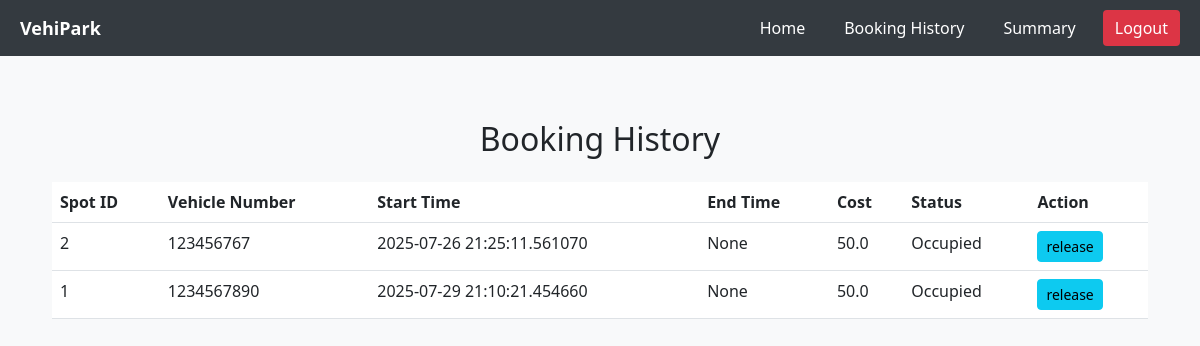
The app's page /history (signed in), older data.
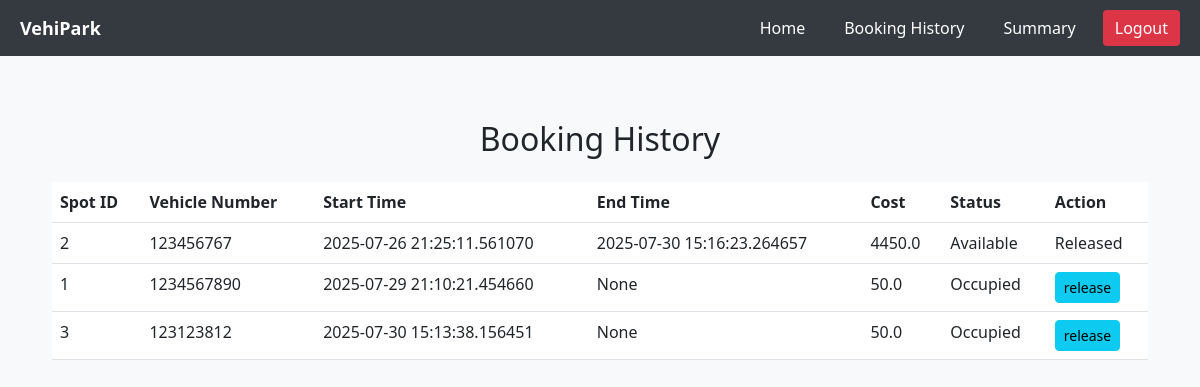
The same page, newer data.
### app.py (models this page shows)
class Booking(db.Model):
    __tablename__ = "booking"
    id = db.Column(db.Integer, primary_key=True)
    user_id = db.Column(db.Integer, db.ForeignKey("user.id"), nullable=False)
    spot_id = db.Column(db.Integer, db.ForeignKey("parkingSpot.id"), nullable=False)
    vehicle_number = db.Column(db.String(20), nullable=False)
    start_time = db.Column(db.DateTime, nullable=False)
    end_time = db.Column(db.DateTime, nullable=True)
    status = db.Column(db.String(20), nullable=False, default="O")
    parking_cost = db.Column(db.Float, nullable=False)
    user = db.relationship("User", back_populates="bookings")
    spot = db.relationship("parkingSpot", back_populates="bookings")

### app.py (the view)
@app.route("/history", methods=["GET", "POST"])
def history():
    if "username" not in session:
        return redirect(url_for("login"))
    bookings = Booking.query.filter_by(user_id=session["user_id"]).all()
    return render_template("booking_history.html", bookings=bookings)

### templates/booking_history.html (shortened to what this page needs)
{% extends 'user_base.html' %}
{% block content %}
<div class="container mt-4">
    <h2 class="mb-4 text-center">Booking History</h2>
    <table class="table table-hover">
        <thead>
            <tr>
                <th scope="col">Spot ID</th>
                <th scope="col">Vehicle Number</th>
                <th scope="col">Start Time</th>
                <th scope="col">End Time</th>
                <th scope="col">Cost</th>
                <th scope="col">Status</th>
                <th scope='col'>Action</th>
            </tr>
        </thead>
        <tbody>
            {% for booking in bookings %}
            <tr>
                <td>{{ booking.spot_id }}</td>
                <td>{{ booking.vehicle_number }}</td>
                <td>{{ booking.start_time }}</td>
                <td>{{ booking.end_time }}</td>
                <td>{{ booking.parking_cost }}</td>
                <td>
                    {% if booking.status == 'O' %}
                        Occupied
                    {% else %}
                        Available
                    {% endif %}
                </td>
                <td>
                    {% if booking.status == 'Released' %}
                        Released
                    {% else %}
                        <a href="/release_booking/{{ booking.id }}" class="btn btn-info btn-sm">release</a>
                    {% endif %}
                </td>
            </tr>
            {% endfor %}
        </tbody>
    </table>
</div>
{% endblock %}

### templates/user_base.html (shortened to what this page needs)
<!DOCTYPE html>
<html lang="en">
    <head>
        <link href="https://cdn.jsdelivr.net/npm/bootstrap@5.3.0/dist/css/bootstrap.min.css"
              rel="stylesheet">
    </head>
    <body style="background-color: #f8f9fa;">
        <nav style="display: flex;
                    justify-content: space-between;
                    align-items: center;
                    padding: 10px 20px;
                    background-color: #343a40">
            <a href="/user"
               style="text-decoration: none;
                      color: white;
                      font-weight: bold;
                      font-size: 18px">VehiPark</a>
            <div style="display: flex; gap: 15px;">
                <a href="/user"
                   style="text-decoration: none;
                          color: white;
                          padding: 6px 12px;
                          border-radius: 4px">Home</a>
                <a href="/history"
                   style="text-decoration: none;
                          color: white;
                          padding: 6px 12px;
                          border-radius: 4px">Booking History</a>
                <a href="/summary"
                   style="text-decoration: none;
                          color: white;
                          padding: 6px 12px;
                          border-radius: 4px">Summary</a>
                <a href="/logout"
                   style="text-decoration: none;
                          color: white;
                          background-color: #dc3545;
                          padding: 6px 12px;
                          border-radius: 4px">Logout</a>
            </div>
        </nav>
        <div style="padding: 40px;">
            {% block content %}{% endblock %}
        </div>
    </body>
</html>

Row changes from the older to the newer data that the page shows:
changed Booking (number 1 of 3 on the later page): end_time "None" → "2025-07-30 15:16:23.264657"; parking_cost "50.0" → "4450.0"; status "Occupied release" → "Available Released"
added Booking: spot_id "3", vehicle_number "123123812", start_time "2025-07-30 15:13:38.156451", end_time "None", parking_cost "50.0", status "Occupied"
